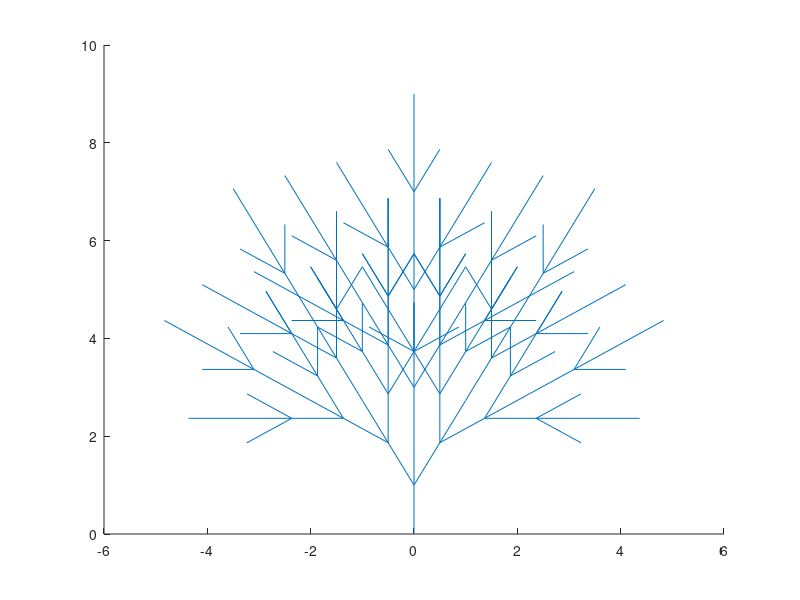

Reproduce this figure in MATLAB.
%% TREE L SYSTEM
clc; clear;

strg = 'F[+X][-X]FX';
str1 = strrep(strg, 'X', strg);
str2 = strrep(str1, 'X',strg);
str3 = strrep(str2, 'X', strg);
strc = str3;

% arrays to track the branching in the tree;

posx(1) = 0;
posy(1) = 0;
posa(1) = 90;

% for drawing line segment

oldx = 0;
oldy = 0;
newx = 0;
newy = 0;

% angles

cura = 90;
rota = 30;

n = length(strc);
index = 0;

for i = 1:n
    comd = strc(i);
    switch (comd)
        case 'F'
            newx = oldx + cos(deg2rad(cura));
            newy = oldy + sin(deg2rad(cura));
            line([oldx newx], [oldy newy]);
            drawnow;
            oldx = newx;
            oldy = newy;
        case 'X'
            newx = oldx + cos(deg2rad(cura));
            newy = oldy + sin(deg2rad(cura));
            line([oldx newx], [oldy newy]);
            drawnow;
            oldx = newx;
            oldy = newy;
        case '+'
            cura = mod(cura+rota, 360);
            case '-'
                cura = mod(cura - rota, 360);
            case '['
                index = index + 1;
                posx(index) = oldx;
                posy(index) = oldy;
                posa(index) = cura;
            case ']'
                oldx = posx(index);
                oldy = posy(index);
                cura = posa(index);
                index = index-1;
    end
end
